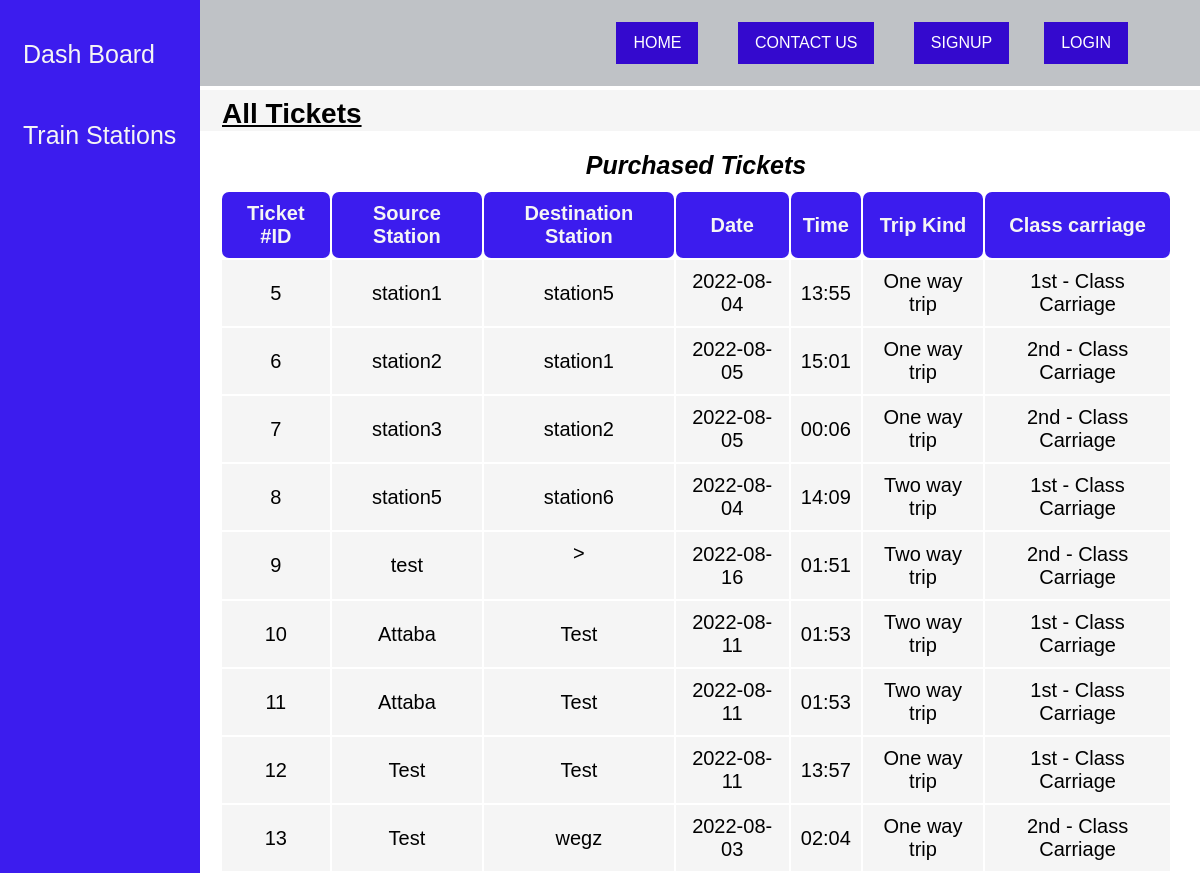
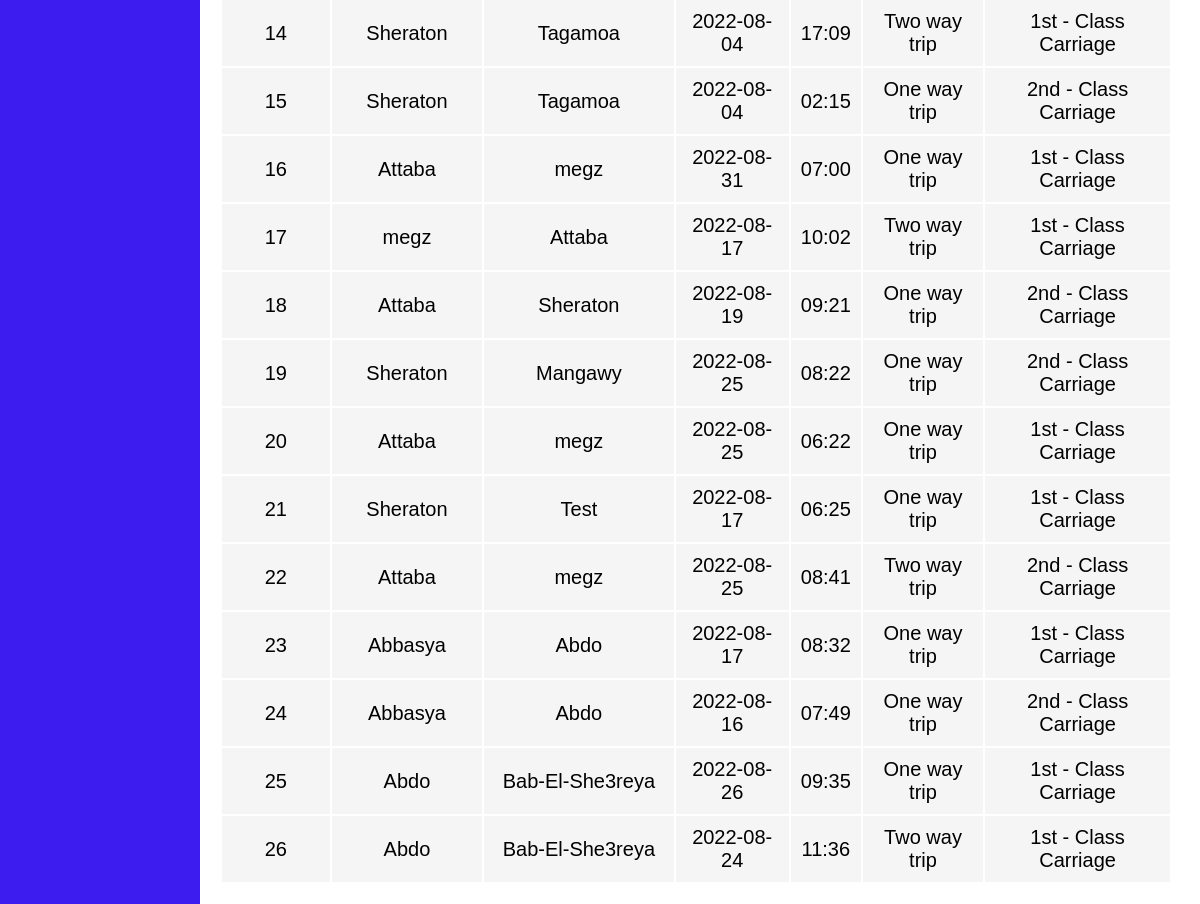
Page /all-tickets.php on the earlier database version (2 pictures, top to bottom).
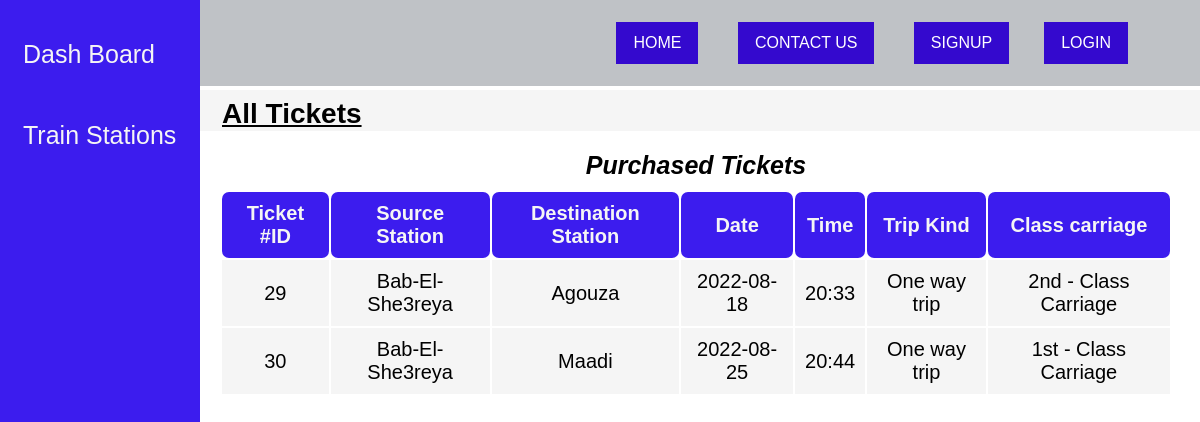
Same page on the later database version.
### tables this page shows
CREATE TABLE `tickets` (
  `ticketID` int(200) NOT NULL,
  `source` varchar(200) NOT NULL,
  `destination` varchar(200) NOT NULL,
  `date` varchar(200) NOT NULL,
  `return_date` varchar(255) DEFAULT NULL,
  `time` varchar(200) NOT NULL,
  `trip_type` varchar(200) NOT NULL,
  `trip_class` varchar(200) NOT NULL,
  `ticketCount` int(200) NOT NULL,
  `by_user_id` int(200) NOT NULL
);

### all-tickets.php (the view, shortened to what this page needs)
<!DOCTYPE html>
<html lang="en">
<head>
    <link rel="stylesheet" href="CSS/admin-panel.css">
</head>
<?php session_start();
    include 'navbar.php';?>
<body>
    <div class="sidenav">
        <a href="admin-panel.php">Dash Board</a>
        <a href="train-stations.php">Train Stations</a>
    </div>
    <div class="body2">
        <div class="title">
            <p> <b>All Tickets</b></p>
        </div>
        <div class="users-table">
            <table>
                <caption><b>Purchased Tickets</b></caption>
                <thead>
                    <tr>
                        <th>Ticket #ID</th>
                        <th>Source Station</th>
                        <th>Destination Station</th>
                        <th>Date</th>
                        <th>Time</th>
                        <th>Trip Kind</th>
                        <th>Class carriage</th>
                    </tr>
                </thead>
                <?php
$sql="SELECT * FROM tickets";
$result=mysqli_query($conn,$sql);
while($row=mysqli_fetch_assoc($result))
{
?>
                <tbody>
                    <tr class="grey-tr">
                        <td><span name="ID"><?php echo $row['ticketID'] ?> </span></td>
                        <td><?php echo $row['source'] ?></td>
                        <td><?php echo $row['destination'] ?></td>
                        <td><?php echo $row['date'] ?></td>
                        <td><?php echo $row['time'] ?></td>
                        <td><?php echo $row['trip_type'] ?></td>
                        <td><?php echo $row['trip_class'] ?></td>
                    </tr>
                </tbody>
                <?php
}
                ?>
            </table>
        </div>
    </div>
</body>
</html>

Differences in the rows shown:
removed tickets: ticketID "5", source "station1", destination "station5", date "2022-08-04", time "13:55", trip_type "One way trip", trip_class "1st - Class Carriage"
removed tickets: ticketID "6", source "station2", destination "station1", date "2022-08-05", time "15:01", trip_type "One way trip", trip_class "2nd - Class Carriage"
removed tickets: ticketID "7", source "station3", destination "station2", date "2022-08-05", time "00:06", trip_type "One way trip", trip_class "2nd - Class Carriage"
removed tickets: ticketID "8", source "station5", destination "station6", date "2022-08-04", time "14:09", trip_type "Two way trip", trip_class "1st - Class Carriage"
removed tickets: ticketID "9", source "test", destination ">", date "2022-08-16", time "01:51", trip_type "Two way trip", trip_class "2nd - Class Carriage"
removed tickets: ticketID "10", source "Attaba", destination "Test", date "2022-08-11", time "01:53", trip_type "Two way trip", trip_class "1st - Class Carriage"
removed tickets: ticketID "11", source "Attaba", destination "Test", date "2022-08-11", time "01:53", trip_type "Two way trip", trip_class "1st - Class Carriage"
removed tickets: ticketID "12", source "Test", destination "Test", date "2022-08-11", time "13:57", trip_type "One way trip", trip_class "1st - Class Carriage"
removed tickets: ticketID "13", source "Test", destination "wegz", date "2022-08-03", time "02:04", trip_type "One way trip", trip_class "2nd - Class Carriage"
removed tickets: ticketID "14", source "Sheraton", destination "Tagamoa", date "2022-08-04", time "17:09", trip_type "Two way trip", trip_class "1st - Class Carriage"
removed tickets: ticketID "15", source "Sheraton", destination "Tagamoa", date "2022-08-04", time "02:15", trip_type "One way trip", trip_class "2nd - Class Carriage"
removed tickets: ticketID "16", source "Attaba", destination "megz", date "2022-08-31", time "07:00", trip_type "One way trip", trip_class "1st - Class Carriage"
removed tickets: ticketID "17", source "megz", destination "Attaba", date "2022-08-17", time "10:02", trip_type "Two way trip", trip_class "1st - Class Carriage"
removed tickets: ticketID "18", source "Attaba", destination "Sheraton", date "2022-08-19", time "09:21", trip_type "One way trip", trip_class "2nd - Class Carriage"
removed tickets: ticketID "19", source "Sheraton", destination "Mangawy", date "2022-08-25", time "08:22", trip_type "One way trip", trip_class "2nd - Class Carriage"
removed tickets: ticketID "20", source "Attaba", destination "megz", date "2022-08-25", time "06:22", trip_type "One way trip", trip_class "1st - Class Carriage"
removed tickets: ticketID "21", source "Sheraton", destination "Test", date "2022-08-17", time "06:25", trip_type "One way trip", trip_class "1st - Class Carriage"
removed tickets: ticketID "22", source "Attaba", destination "megz", date "2022-08-25", time "08:41", trip_type "Two way trip", trip_class "2nd - Class Carriage"
removed tickets: ticketID "23", source "Abbasya", destination "Abdo", date "2022-08-17", time "08:32", trip_type "One way trip", trip_class "1st - Class Carriage"
removed tickets: ticketID "24", source "Abbasya", destination "Abdo", date "2022-08-16", time "07:49", trip_type "One way trip", trip_class "2nd - Class Carriage"
removed tickets: ticketID "25", source "Abdo", destination "Bab-El-She3reya", date "2022-08-26", time "09:35", trip_type "One way trip", trip_class "1st - Class Carriage"
removed tickets: ticketID "26", source "Abdo", destination "Bab-El-She3reya", date "2022-08-24", time "11:36", trip_type "Two way trip", trip_class "1st - Class Carriage"
added tickets: ticketID "29", source "Bab-El-She3reya", destination "Agouza", date "2022-08-18", time "20:33", trip_type "One way trip", trip_class "2nd - Class Carriage"
added tickets: ticketID "30", source "Bab-El-She3reya", destination "Maadi", date "2022-08-25", time "20:44", trip_type "One way trip", trip_class "1st - Class Carriage"
